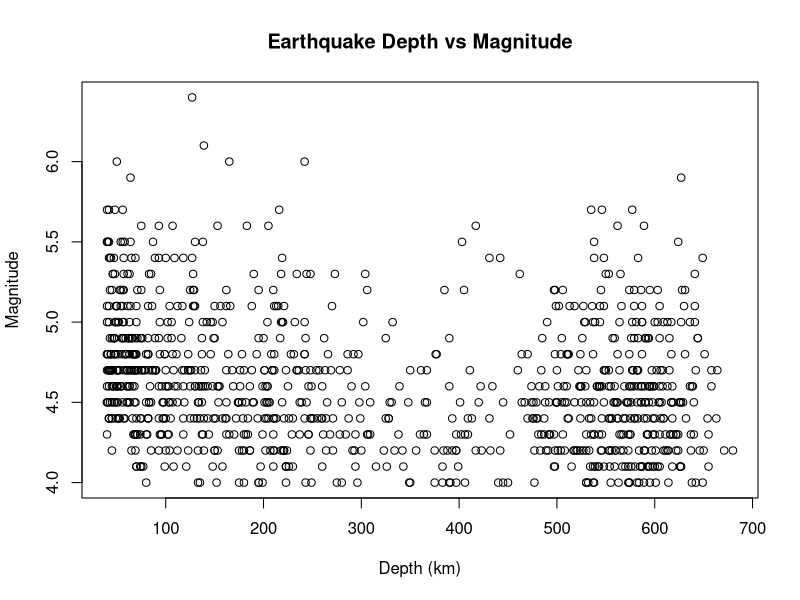

The R script that drew this image:
#Load dataset
data(quakes)
head(quakes)

#Scatterplot
plot(quakes$depth, quakes$mag,
     xlab = "Depth (km)",
     ylab = "Magnitude",
     main = "Earthquake Depth vs Magnitude")

#Can you tell if there's a relationship?
#Hard to tell any relationship, but very slight negative relationship maybe

#Covariance check
cov(quakes$depth, quakes$mag)

#Correlation check
cor(quakes$depth, quakes$mag)
cor(quakes)
